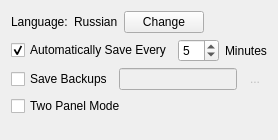
                   <widget class="QWidget" name="applicationPageCommon">
                    <layout class="QGridLayout" name="gridLayout_18">
                     <item row="2" column="0">
                      <layout class="QHBoxLayout" name="horizontalLayout_4">
                       <item>
                        <widget class="QCheckBox" name="autosave">
                         <property name="text">
                          <string>Automatically Save Every</string>
                         </property>
                         <property name="checked">
                          <bool>true</bool>
                         </property>
                        </widget>
                       </item>
                       <item>
                        <widget class="QSpinBox" name="autosaveInterval">
                         <property name="minimum">
                          <number>2</number>
                         </property>
                         <property name="maximum">
                          <number>30</number>
                         </property>
                         <property name="value">
                          <number>5</number>
                         </property>
                        </widget>
                       </item>
                       <item>
                        <widget class="QLabel" name="autosaveSiffix">
                         <property name="sizePolicy">
                          <sizepolicy hsizetype="Expanding" vsizetype="Preferred">
                           <horstretch>0</horstretch>
                           <verstretch>0</verstretch>
                          </sizepolicy>
                         </property>
                         <property name="text">
                          <string>Minutes</string>
                         </property>
                         <property name="buddy">
                          <cstring>autosaveInterval</cstring>
                         </property>
                        </widget>
                       </item>
                      </layout>
                     </item>
                     <item row="3" column="0">
                      <layout class="QHBoxLayout" name="horizontalLayout_11">
                       <item>
                        <widget class="QCheckBox" name="saveBackups">
                         <property name="text">
                          <string>Save Backups</string>
                         </property>
                         <property name="checked">
                          <bool>false</bool>
                         </property>
                        </widget>
                       </item>
                       <item>
                        <widget class="QLineEdit" name="saveBackupsFolder">
                         <property name="enabled">
                          <bool>false</bool>
                         </property>
                         <property name="clearButtonEnabled">
                          <bool>false</bool>
                         </property>
                        </widget>
                       </item>
                       <item>
                        <widget class="FlatButton" name="browseBackupFolder">
                         <property name="enabled">
                          <bool>false</bool>
                         </property>
                         <property name="toolTip">
                          <string>Browse...</string>
                         </property>
                         <property name="text">
                          <string>...</string>
                         </property>
                         <property name="icon">
                          <iconset resource="../../../scenarist-core/Resources/Resources.qrc">
                           <normaloff>:/Graphics/Icons/browse.png</normaloff>:/Graphics/Icons/browse.png</iconset>
                         </property>
                         <property name="iconSize">
                          <size>
                           <width>22</width>
                           <height>22</height>
                          </size>
                         </property>
                         <property name="autoRaise">
                          <bool>true</bool>
                         </property>
                        </widget>
                       </item>
                      </layout>
                     </item>
                     <item row="4" column="0">
                      <widget class="QCheckBox" name="applicationTwoPanelMode">
                       <property name="text">
                        <string>Two Panel Mode</string>
                       </property>
                      </widget>
                     </item>
                     <item row="5" column="0">
                      <spacer name="verticalSpacer_4">
                       <property name="orientation">
                        <enum>Qt::Vertical</enum>
                       </property>
                       <property name="sizeHint" stdset="0">
                        <size>
                         <width>13</width>
                         <height>13</height>
                        </size>
                       </property>
                      </spacer>
                     </item>
                     <item row="0" column="0">
                      <layout class="QHBoxLayout" name="horizontalLayout_13">
                       <item>
                        <widget class="QLabel" name="label_31">
                         <property name="text">
                          <string>Language:</string>
                         </property>
                        </widget>
                       </item>
                       <item>
                        <widget class="QLabel" name="applicationLanguage">
                         <property name="text">
                          <string>Russian</string>
                         </property>
                        </widget>
                       </item>
                       <item>
                        <widget class="QPushButton" name="changeLanguage">
                         <property name="text">
                          <string>Change</string>
                         </property>
                        </widget>
                       </item>
                       <item>
                        <spacer name="horizontalSpacer_5">
                         <property name="orientation">
                          <enum>Qt::Horizontal</enum>
                         </property>
                         <property name="sizeHint" stdset="0">
                          <size>
                           <width>40</width>
                           <height>20</height>
                          </size>
                         </property>
                        </spacer>
                       </item>
                      </layout>
                     </item>
                    </layout>
                   </widget>
